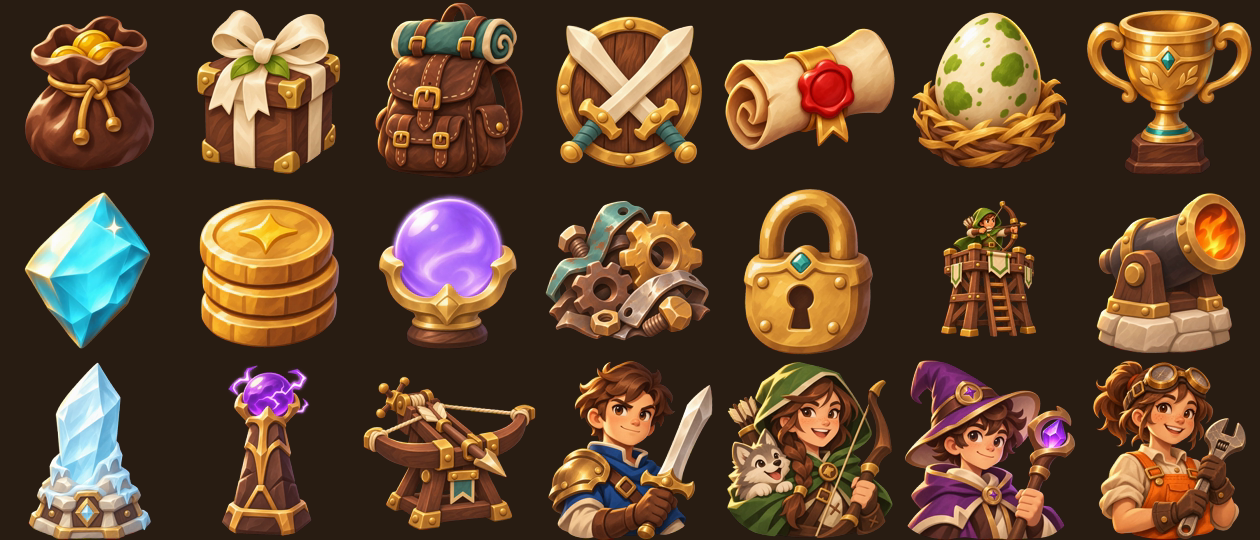
#> input picture art/sheet_all.png, 1260 x 540 px
$ python match_calibrate.py ../art/sheet_all.png
#> lines starting #> are read from the running program, lines starting #| are printed output that depends on the picture
"""Calibrates the colour gate of scripts/match_score.py on the picture itself: the picture against copies of itself
that differ the way a 90%-IoU model differs (moved a few percent, a bit softer, slightly lighter or darker).
Run: python scripts/match_calibrate.py picture.png"""
import os
import subprocess
import sys
import tempfile

from PIL import Image, ImageEnhance, ImageFilter

HERE = os.path.dirname(os.path.abspath(__file__))


def variant(im, dx, blur, light):
    rgba = im.convert("RGBA")
    px = rgba.load()
    w, h = rgba.size
    for y in range(h):
        for x in range(w):
            r, g, b, _ = px[x, y]
            if min(r, g, b) >= 238:
                px[x, y] = (0, 0, 0, 0)
    moved = Image.new("RGBA", (w, h), (0, 0, 0, 0))
    moved.paste(rgba, (int(w * dx), 0))
    rgb = ImageEnhance.Brightness(moved.convert("RGB").filter(ImageFilter.GaussianBlur(blur))).enhance(light)
    rgb.putalpha(moved.split()[3])
    return rgb


def main():
    pic = Image.open(sys.argv[1])
#> pic is the input picture: PIL image 1260x540 RGB; mean R, G, B 97.5, 69.9, 46.9
    for dx, blur, light in ((0.02, 1.5, 1.0), (0.03, 2.5, 1.06), (0.03, 2.5, 0.94)):
        path = os.path.join(tempfile.gettempdir(), "calib.png")
        variant(pic, dx, blur, light).save(path)
        out = subprocess.run([sys.executable, os.path.join(HERE, "match_score.py"), sys.argv[1], path],
                             capture_output=True, text=True).stdout
        print(f"moved {dx * 100:.0f}% blur {blur} light {light}: " + out.splitlines()[0])
#> this loop made 1 pass
#> pass 1, in variant, `rgb = ImageEnhance.Brightness(moved.convert("RGB").filter(ImageFilter...`:
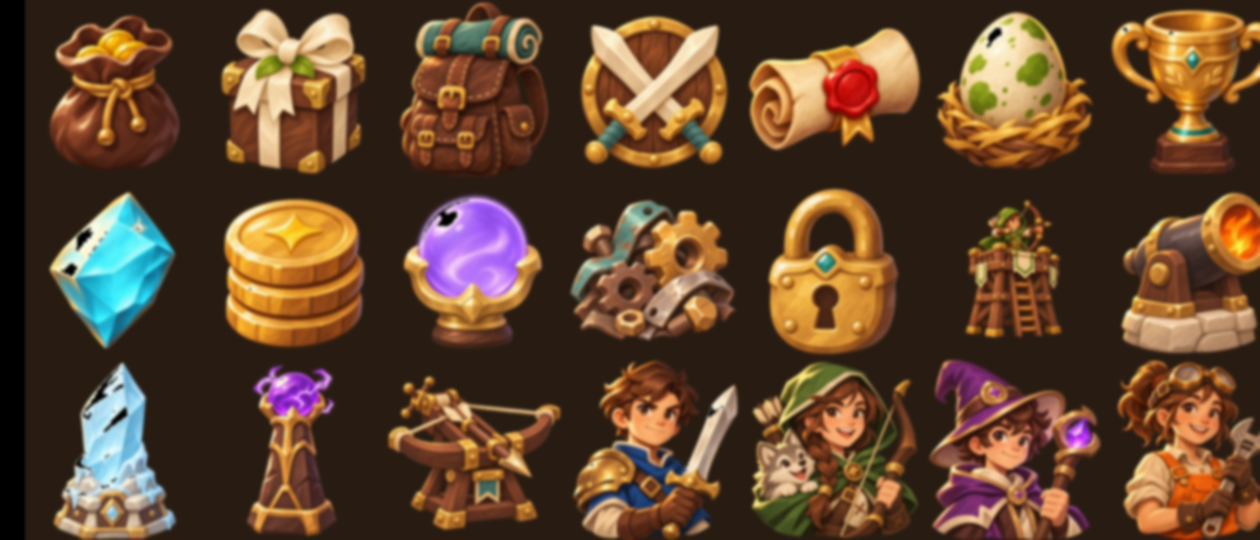
#> rgb: PIL image 1260x540 RGB; mean R, G, B 95.8, 68.6, 45.9
#> pass 1, in main, `variant(pic, dx, blur, light).save(path)`:
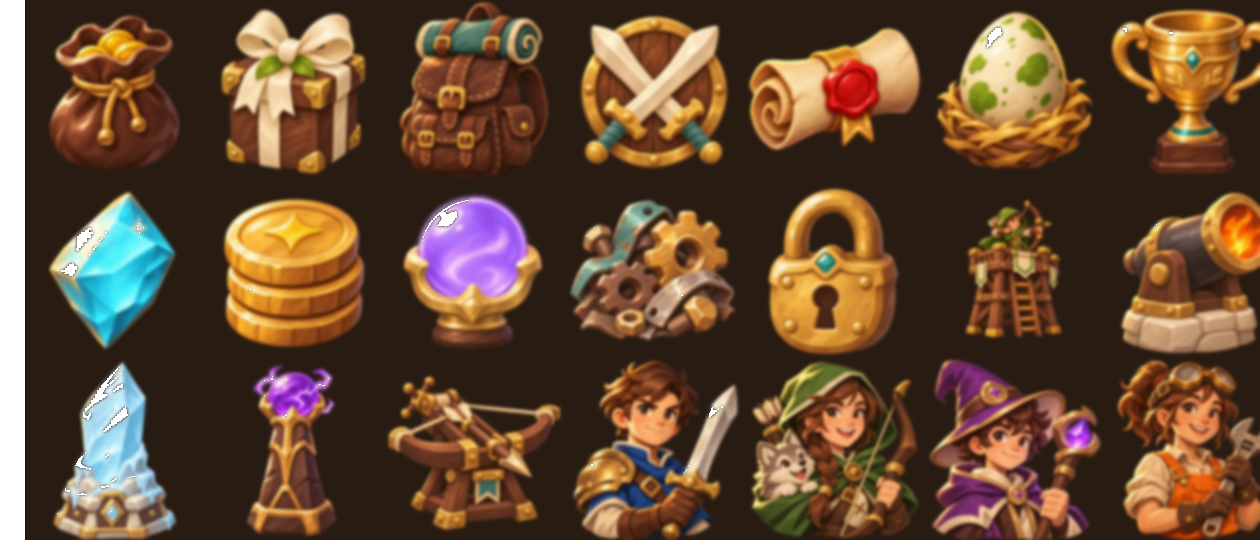
#> saved as calib.png: PIL image 1260x540 RGBA; mean R, G, B, A 95.8, 68.6, 45.9, 249.4; transparent parts drawn white


if __name__ == "__main__":
#> (the run stopped early here; a loop or call above may not have finished)
